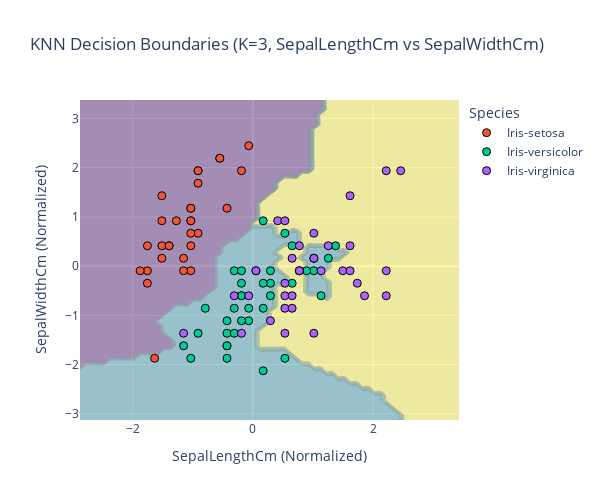
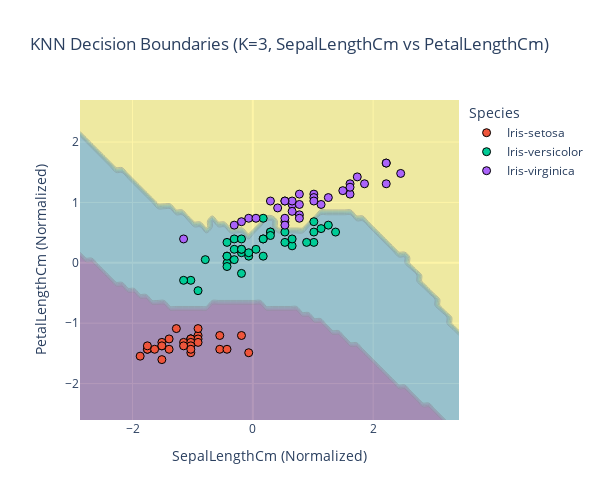
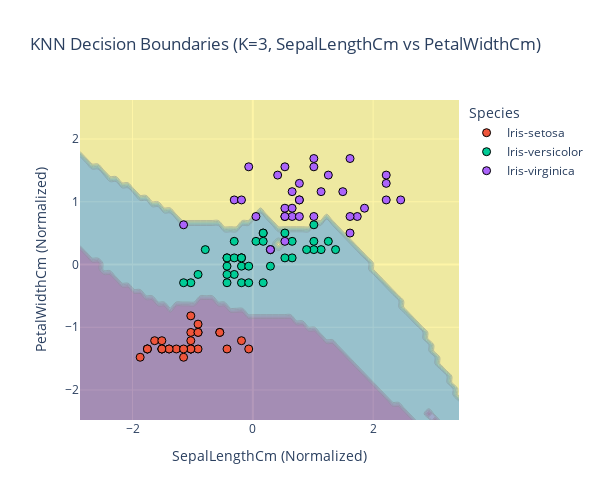
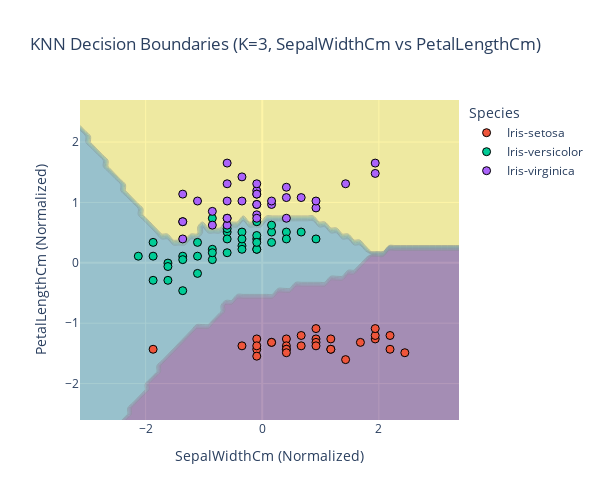

Notebook code cell kept with these figures, in order:
### Code cell
import pandas as pd
import numpy as np
from sklearn.model_selection import train_test_split, cross_val_score
from sklearn.preprocessing import StandardScaler
from sklearn.neighbors import KNeighborsClassifier
from sklearn.metrics import accuracy_score, precision_score, recall_score, f1_score, confusion_matrix
import plotly.express as px
import plotly.graph_objects as go
from itertools import combinations
import warnings

# Suppress warnings for cleaner output
warnings.filterwarnings('ignore')

# Loading and cleaning the Iris dataset
def load_and_clean_data():
    try:
        data = pd.read_csv('Iris.csv')
        
        # Dropping 'Id' column
        data = data.drop('Id', axis=1)
        
        # Handling missing or invalid values
        data = data.dropna()
        data = data[data['Species'].isin(['Iris-setosa', 'Iris-versicolor', 'Iris-virginica'])]
        
        # Checking for outliers using IQR
        for col in ['SepalLengthCm', 'SepalWidthCm', 'PetalLengthCm', 'PetalWidthCm']:
            Q1 = data[col].quantile(0.25)
            Q3 = data[col].quantile(0.75)
            IQR = Q3 - Q1
            data = data[~((data[col] < (Q1 - 1.5 * IQR)) | (data[col] > (Q3 + 1.5 * IQR)))]
        
        X = data[['SepalLengthCm', 'SepalWidthCm', 'PetalLengthCm', 'PetalWidthCm']].values
        y = data['Species'].values
        return X, y, data
    except Exception as e:
        print(f"Error loading data: {e}")
        return None, None, None

# Normalizing features
def normalize_features(X):
    scaler = StandardScaler()
    X_normalized = scaler.fit_transform(X)
    return X_normalized, scaler

# Training and evaluating KNN models
def train_and_evaluate_knn(X, y, k_values=[1, 3, 5, 7, 9, 11, 15]):
    X_train, X_test, y_train, y_test = train_test_split(X, y, test_size=0.3, random_state=42)
    results = {}
    
    for k in k_values:
        knn = KNeighborsClassifier(n_neighbors=k)
        knn.fit(X_train, y_train)
        y_pred = knn.predict(X_test)
        
        # Calculating metrics
        accuracy = accuracy_score(y_test, y_pred)
        precision = precision_score(y_test, y_pred, average='weighted')
        recall = recall_score(y_test, y_pred, average='weighted')
        f1 = f1_score(y_test, y_pred, average='weighted')
        cm = confusion_matrix(y_test, y_pred, labels=['Iris-setosa', 'Iris-versicolor', 'Iris-virginica'])
        
        # Cross-validation
        cv_scores = cross_val_score(knn, X, y, cv=5, scoring='accuracy')
        
        results[k] = {
            'accuracy': accuracy,
            'precision': precision,
            'recall': recall,
            'f1': f1,
            'confusion_matrix': cm,
            'cv_mean': cv_scores.mean(),
            'cv_std': cv_scores.std()
        }
        
        # Printing results
        print(f'\nK={k} Results:')
        print(f'Accuracy: {accuracy:.4f}')
        print(f'Precision: {precision:.4f}')
        print(f'Recall: {recall:.4f}')
        print(f'F1-Score: {f1:.4f}')
        print(f'5-Fold CV Accuracy: {cv_scores.mean():.4f} (±{cv_scores.std():.4f})')
        print('Confusion Matrix:')
        print(cm)
    
    return results, X_train, X_test, y_train, y_test

# Visualizing decision boundaries for all pairs of features
def plot_decision_boundaries(X, y, data, k_values=[3, 5, 7, 9]):
    features = ['SepalLengthCm', 'SepalWidthCm', 'PetalLengthCm', 'PetalWidthCm']
    feature_pairs = list(combinations(range(4), 2))
    species = ['Iris-setosa', 'Iris-versicolor', 'Iris-virginica']
    
    for k in k_values:
        for i, j in feature_pairs:
            X_2d = X[:, [i, j]]
            X_train, X_test, y_train, y_test = train_test_split(X_2d, y, test_size=0.3, random_state=42)
            
            # Creating mesh grid
            x_min, x_max = X_2d[:, 0].min() - 1, X_2d[:, 0].max() + 1
            y_min, y_max = X_2d[:, 1].min() - 1, X_2d[:, 1].max() + 1
            xx, yy = np.meshgrid(np.arange(x_min, x_max, 0.1), np.arange(y_min, y_max, 0.1))
            
            # Training KNN
            knn = KNeighborsClassifier(n_neighbors=k)
            knn.fit(X_train, y_train)
            
            # Predicting on mesh grid
            Z = knn.predict(np.c_[xx.ravel(), yy.ravel()])
            Z = np.array([species.index(z) for z in Z]).reshape(xx.shape)
            
            # Creating Plotly contour plot
            fig = go.Figure()
            fig.add_trace(go.Contour(
                x=xx[0], y=yy[:, 0], z=Z,
                colorscale='Viridis',
                opacity=0.4,
                showscale=False
            ))
            
            # Adding scatter points
            for idx, species_name in enumerate(species):
                mask = y_train == species_name
                fig.add_trace(go.Scatter(
                    x=X_train[mask, 0], y=X_train[mask, 1],
                    mode='markers',
                    marker=dict(size=8, line=dict(width=1, color='black')),
                    name=species_name
                ))
            
            fig.update_layout(
                title=f'KNN Decision Boundaries (K={k}, {features[i]} vs {features[j]})',
                xaxis_title=features[i] + ' (Normalized)',
                yaxis_title=features[j] + ' (Normalized)',
                legend_title='Species',
                width=600, height=500
            )
            fig.show()

# Main execution
def main():
    # Loading and cleaning data
    X, y, data = load_and_clean_data()
    if X is None:
        return
    
    # Normalizing features
    X_normalized, scaler = normalize_features(X)
    
    # Training and evaluating models
    results, X_train, X_test, y_train, y_test = train_and_evaluate_knn(X_normalized, y)
    
    # Visualizing decision boundaries for all feature pairs
    plot_decision_boundaries(X_normalized, y, data)
    
    # Finding best K
    best_k = max(results, key=lambda k: results[k]['accuracy'])
    print(f'\nBest K based on test accuracy: {best_k} (Accuracy: {results[best_k]["accuracy"]:.4f})')

if __name__ == '__main__':
    main()

### Figure 1 — Plotly figure (JSON) as saved in the notebook; plotly's stock layout.template omitted (floating-point values rounded to 4 significant figures; data arrays with more than 128 entries replaced by an {"elided": "..."} marker saying what was removed)
{"data": [{"colorscale": [[0, "#440154"], [0.1111, "#482878"], [0.2222, "#3e4989"], [0.3333, "#31688e"], [0.4444, "#26828e"], [0.5556, "#1f9e89"], [0.6667, "#35b779"], [0.7778, "#6ece58"], [0.8889, "#b5de2b"], [1, "#fde725"]], "opacity": 0.4, "showscale": false, "type": "contour", "x": [-2.873, -2.773, -2.673, -2.573, -2.473, -2.373, -2.273, -2.173, -2.073, -1.973, -1.873, -1.773, -1.673, -1.573, -1.473, -1.373, -1.273, -1.173, -1.073, -0.9729, -0.8729, -0.7729, -0.6729, -0.5729, -0.4729, -0.3729, -0.2729, -0.1729, -0.07294, 0.02706, 0.1271, 0.2271, 0.3271, 0.4271, 0.5271, 0.6271, 0.7271, 0.8271, 0.9271, 1.027, 1.127, 1.227, 1.327, 1.427, 1.527, 1.627, 1.727, 1.827, 1.927, 2.027, 2.127, 2.227, 2.327, 2.427, 2.527, 2.627, 2.727, 2.827, 2.927, 3.027, 3.127, 3.227, 3.327, 3.427], "y": [-3.125, -3.025, -2.925, -2.825, -2.725, -2.625, -2.525, -2.425, -2.325, -2.225, -2.125, -2.025, -1.925, -1.825, -1.725, -1.625, -1.525, -1.425, -1.325, -1.225, -1.125, -1.025, -0.9255, -0.8255, -0.7255, -0.6255, -0.5255, -0.4255, -0.3255, -0.2255, -0.1255, -0.02546, 0.07454, 0.1745, 0.2745, 0.3745, 0.4745, 0.5745, 0.6745, 0.7745, 0.8745, 0.9745, 1.075, 1.175, 1.275, 1.375, 1.475, 1.575, 1.675, 1.775, 1.875, 1.975, 2.075, 2.175, 2.275, 2.375, 2.475, 2.575, 2.675, 2.775, 2.875, 2.975, 3.075, 3.175, 3.275, 3.375], "z": {"elided": "66x64 int values"}}, {"marker": {"line": {"color": "black", "width": 1}, "size": 8}, "mode": "markers", "name": "Iris-setosa", "type": "scatter", "x": [-1.392, -1.031, -1.031, -1.031, -1.271, -1.512, -0.5496, -1.753, -0.9105, -0.4293, -0.5496, -1.753, -1.151, -1.031, -0.9105, -1.753, -1.873, -1.512, -0.1887, -1.632, -1.512, -1.392, -1.031, -0.9105, -1.512, -1.031, -1.031, -1.151, -0.9105, -0.06839], "y": [0.414, 1.176, -0.09392, 0.9218, 0.9218, 0.414, 2.192, 0.414, 0.6679, 1.176, 2.192, -0.09392, 0.16, 0.9218, 1.938, -0.3479, -0.09392, 0.16, 1.938, -1.872, 0.9218, 0.414, 0.6679, 1.938, 1.43, 0.414, 1.176, -0.09392, 1.684, 2.446]}, {"marker": {"line": {"color": "black", "width": 1}, "size": 8}, "mode": "markers", "name": "Iris-versicolor", "type": "scatter", "x": [0.1722, 0.2925, -0.7902, -0.4293, -0.309, 1.014, 1.375, -0.4293, -0.1887, -0.309, 1.014, -0.4293, 0.5331, -0.9105, 1.255, -0.4293, 0.6534, 0.5331, -1.031, 1.135, -1.151, -0.4293, 1.014, 0.1722, -0.1887, 0.1722, -0.309, 0.6534, -0.06839, 0.05191, -0.1887, 0.2925, -0.06839, -0.1887, 0.2925, 0.1722, 0.894, -0.1887], "y": [0.9218, -0.6018, -0.8558, -1.364, -1.364, 0.16, 0.414, -1.11, -0.6018, -0.09392, -0.09392, -1.618, 0.6679, -1.364, 0.16, -1.618, -0.3479, -1.872, -1.872, -0.6018, -1.618, -1.872, 0.16, -0.8558, -0.09392, -2.125, -0.8558, 0.414, -1.11, -0.09392, -1.11, -0.3479, -0.8558, -0.6018, -0.09392, -0.3479, -0.09392, -0.3479]}, {"marker": {"line": {"color": "black", "width": 1}, "size": 8}, "mode": "markers", "name": "Iris-virginica", "type": "scatter", "x": [-0.309, 0.6534, 1.014, 1.496, -0.06839, 2.217, 0.5331, 0.5331, 0.5331, 0.4128, 2.458, 2.217, 0.7737, 2.217, 0.6534, 1.616, 0.7737, 1.856, 1.135, -0.1887, 0.7737, 1.616, 0.6534, 1.014, 0.5331, 1.014, 0.2925, 1.736, 0.5331, 1.255, 1.616, 0.05191, 0.7737, -1.151], "y": [-0.6018, 0.16, -1.364, -0.09392, -0.6018, 1.938, -1.364, -0.6018, -0.8558, 0.9218, 1.938, -0.09392, -0.09392, -0.6018, -0.6018, 1.43, -0.09392, -0.6018, -0.09392, -1.364, -0.09392, -0.09392, -0.8558, 0.6679, 0.9218, 0.16, -1.11, -0.3479, -0.3479, 0.414, 0.414, -0.09392, 0.414, -1.364]}], "layout": {"height": 500, "legend": {"title": {"text": "Species"}}, "title": {"text": "KNN Decision Boundaries (K=3, SepalLengthCm vs SepalWidthCm)"}, "width": 600, "xaxis": {"title": {"text": "SepalLengthCm (Normalized)"}}, "yaxis": {"title": {"text": "SepalWidthCm (Normalized)"}}}}

### Figure 2 — Plotly figure (JSON) as saved in the notebook; plotly's stock layout.template omitted (floating-point values rounded to 4 significant figures; data arrays with more than 128 entries replaced by an {"elided": "..."} marker saying what was removed)
{"data": [{"colorscale": [[0, "#440154"], [0.1111, "#482878"], [0.2222, "#3e4989"], [0.3333, "#31688e"], [0.4444, "#26828e"], [0.5556, "#1f9e89"], [0.6667, "#35b779"], [0.7778, "#6ece58"], [0.8889, "#b5de2b"], [1, "#fde725"]], "opacity": 0.4, "showscale": false, "type": "contour", "x": [-2.873, -2.773, -2.673, -2.573, -2.473, -2.373, -2.273, -2.173, -2.073, -1.973, -1.873, -1.773, -1.673, -1.573, -1.473, -1.373, -1.273, -1.173, -1.073, -0.9729, -0.8729, -0.7729, -0.6729, -0.5729, -0.4729, -0.3729, -0.2729, -0.1729, -0.07294, 0.02706, 0.1271, 0.2271, 0.3271, 0.4271, 0.5271, 0.6271, 0.7271, 0.8271, 0.9271, 1.027, 1.127, 1.227, 1.327, 1.427, 1.527, 1.627, 1.727, 1.827, 1.927, 2.027, 2.127, 2.227, 2.327, 2.427, 2.527, 2.627, 2.727, 2.827, 2.927, 3.027, 3.127, 3.227, 3.327, 3.427], "y": [-2.603, -2.503, -2.403, -2.303, -2.203, -2.103, -2.003, -1.903, -1.803, -1.703, -1.603, -1.503, -1.403, -1.303, -1.203, -1.103, -1.003, -0.9033, -0.8033, -0.7033, -0.6033, -0.5033, -0.4033, -0.3033, -0.2033, -0.1033, -0.003307, 0.09669, 0.1967, 0.2967, 0.3967, 0.4967, 0.5967, 0.6967, 0.7967, 0.8967, 0.9967, 1.097, 1.197, 1.297, 1.397, 1.497, 1.597, 1.697, 1.797, 1.897, 1.997, 2.097, 2.197, 2.297, 2.397, 2.497, 2.597, 2.697], "z": {"elided": "54x64 int values"}}, {"marker": {"line": {"color": "black", "width": 1}, "size": 8}, "mode": "markers", "name": "Iris-setosa", "type": "scatter", "x": [-1.392, -1.031, -1.031, -1.031, -1.271, -1.512, -0.5496, -1.753, -0.9105, -0.4293, -0.5496, -1.753, -1.151, -1.031, -0.9105, -1.753, -1.873, -1.512, -0.1887, -1.632, -1.512, -1.392, -1.031, -0.9105, -1.512, -1.031, -1.031, -1.151, -0.9105, -0.06839], "y": [-1.261, -1.261, -1.261, -1.261, -1.089, -1.375, -1.432, -1.432, -1.204, -1.432, -1.204, -1.432, -1.318, -1.318, -1.261, -1.375, -1.546, -1.318, -1.204, -1.432, -1.375, -1.432, -1.375, -1.089, -1.603, -1.489, -1.432, -1.375, -1.318, -1.489]}, {"marker": {"line": {"color": "black", "width": 1}, "size": 8}, "mode": "markers", "name": "Iris-versicolor", "type": "scatter", "x": [0.1722, 0.2925, -0.7902, -0.4293, -0.309, 1.014, 1.375, -0.4293, -0.1887, -0.309, 1.014, -0.4293, 0.5331, -0.9105, 1.255, -0.4293, 0.6534, 0.5331, -1.031, 1.135, -1.151, -0.4293, 1.014, 0.1722, -0.1887, 0.1722, -0.309, 0.6534, -0.06839, 0.05191, -0.1887, 0.2925, -0.06839, -0.1887, 0.2925, 0.1722, 0.894, -0.1887], "y": [0.3954, 0.5097, 0.0528, 0.1099, 0.0528, 0.5097, 0.5097, 0.3383, 0.167, 0.3954, 0.681, -0.004303, 0.5097, -0.4612, 0.6239, -0.06141, 0.2812, 0.3383, -0.2898, 0.5668, -0.2898, 0.1099, 0.3383, 0.7381, 0.2241, 0.1099, 0.2241, 0.3954, 0.1099, 0.2241, -0.1756, 0.5097, 0.167, 0.3954, 0.4526, 0.3954, 0.3383, 0.2241]}, {"marker": {"line": {"color": "black", "width": 1}, "size": 8}, "mode": "markers", "name": "Iris-virginica", "type": "scatter", "x": [-0.309, 0.6534, 1.014, 1.496, -0.06839, 2.217, 0.5331, 0.5331, 0.5331, 0.4128, 2.458, 2.217, 0.7737, 2.217, 0.6534, 1.616, 0.7737, 1.856, 1.135, -0.1887, 0.7737, 1.616, 0.6534, 1.014, 0.5331, 1.014, 0.2925, 1.736, 0.5331, 1.255, 1.616, 0.05191, 0.7737, -1.151], "y": [0.6239, 0.9665, 1.138, 1.195, 0.7381, 1.652, 0.681, 0.7381, 0.6239, 0.9094, 1.48, 1.309, 0.9665, 1.652, 1.024, 1.309, 1.138, 1.309, 0.9665, 0.681, 0.7952, 1.138, 0.8523, 1.081, 1.024, 1.024, 1.024, 1.423, 1.024, 1.081, 1.252, 0.7381, 0.7381, 0.3954]}], "layout": {"height": 500, "legend": {"title": {"text": "Species"}}, "title": {"text": "KNN Decision Boundaries (K=3, SepalLengthCm vs PetalLengthCm)"}, "width": 600, "xaxis": {"title": {"text": "SepalLengthCm (Normalized)"}}, "yaxis": {"title": {"text": "PetalLengthCm (Normalized)"}}}}

### Figure 3 — Plotly figure (JSON) as saved in the notebook; plotly's stock layout.template omitted (floating-point values rounded to 4 significant figures; data arrays with more than 128 entries replaced by an {"elided": "..."} marker saying what was removed)
{"data": [{"colorscale": [[0, "#440154"], [0.1111, "#482878"], [0.2222, "#3e4989"], [0.3333, "#31688e"], [0.4444, "#26828e"], [0.5556, "#1f9e89"], [0.6667, "#35b779"], [0.7778, "#6ece58"], [0.8889, "#b5de2b"], [1, "#fde725"]], "opacity": 0.4, "showscale": false, "type": "contour", "x": [-2.873, -2.773, -2.673, -2.573, -2.473, -2.373, -2.273, -2.173, -2.073, -1.973, -1.873, -1.773, -1.673, -1.573, -1.473, -1.373, -1.273, -1.173, -1.073, -0.9729, -0.8729, -0.7729, -0.6729, -0.5729, -0.4729, -0.3729, -0.2729, -0.1729, -0.07294, 0.02706, 0.1271, 0.2271, 0.3271, 0.4271, 0.5271, 0.6271, 0.7271, 0.8271, 0.9271, 1.027, 1.127, 1.227, 1.327, 1.427, 1.527, 1.627, 1.727, 1.827, 1.927, 2.027, 2.127, 2.227, 2.327, 2.427, 2.527, 2.627, 2.727, 2.827, 2.927, 3.027, 3.127, 3.227, 3.327, 3.427], "y": [-2.478, -2.378, -2.278, -2.178, -2.078, -1.978, -1.878, -1.778, -1.678, -1.578, -1.478, -1.378, -1.278, -1.178, -1.078, -0.9779, -0.8779, -0.7779, -0.6779, -0.5779, -0.4779, -0.3779, -0.2779, -0.1779, -0.07787, 0.02213, 0.1221, 0.2221, 0.3221, 0.4221, 0.5221, 0.6221, 0.7221, 0.8221, 0.9221, 1.022, 1.122, 1.222, 1.322, 1.422, 1.522, 1.622, 1.722, 1.822, 1.922, 2.022, 2.122, 2.222, 2.322, 2.422, 2.522, 2.622], "z": {"elided": "52x64 int values"}}, {"marker": {"line": {"color": "black", "width": 1}, "size": 8}, "mode": "markers", "name": "Iris-setosa", "type": "scatter", "x": [-1.392, -1.031, -1.031, -1.031, -1.271, -1.512, -0.5496, -1.753, -0.9105, -0.4293, -0.5496, -1.753, -1.151, -1.031, -0.9105, -1.753, -1.873, -1.512, -0.1887, -1.632, -1.512, -1.392, -1.031, -0.9105, -1.512, -1.031, -1.031, -1.151, -0.9105, -0.06839], "y": [-1.346, -0.818, -1.346, -1.082, -1.346, -1.346, -1.082, -1.346, -0.95, -1.346, -1.082, -1.346, -1.478, -1.346, -1.346, -1.346, -1.478, -1.346, -1.214, -1.214, -1.214, -1.346, -1.346, -1.082, -1.346, -1.346, -1.214, -1.346, -1.082, -1.346]}, {"marker": {"line": {"color": "black", "width": 1}, "size": 8}, "mode": "markers", "name": "Iris-versicolor", "type": "scatter", "x": [0.1722, 0.2925, -0.7902, -0.4293, -0.309, 1.014, 1.375, -0.4293, -0.1887, -0.309, 1.014, -0.4293, 0.5331, -0.9105, 1.255, -0.4293, 0.6534, 0.5331, -1.031, 1.135, -1.151, -0.4293, 1.014, 0.1722, -0.1887, 0.1722, -0.309, 0.6534, -0.06839, 0.05191, -0.1887, 0.2925, -0.06839, -0.1887, 0.2925, 0.1722, 0.894, -0.1887], "y": [0.5017, -0.02621, 0.2377, 0.1058, -0.1582, 0.3697, 0.2377, -0.02621, 0.1058, 0.3697, 0.6336, -0.1582, 0.5017, -0.1582, 0.3697, -0.2902, 0.1058, 0.1058, -0.2902, 0.2377, -0.2902, 0.1058, 0.2377, 0.5017, -0.02621, -0.2902, 0.1058, 0.3697, -0.02621, 0.3697, -0.2902, 0.2377, -0.2902, 0.1058, 0.2377, 0.3697, 0.2377, 0.1058]}, {"marker": {"line": {"color": "black", "width": 1}, "size": 8}, "mode": "markers", "name": "Iris-virginica", "type": "scatter", "x": [-0.309, 0.6534, 1.014, 1.496, -0.06839, 2.217, 0.5331, 0.5331, 0.5331, 0.4128, 2.458, 2.217, 0.7737, 2.217, 0.6534, 1.616, 0.7737, 1.856, 1.135, -0.1887, 0.7737, 1.616, 0.6534, 1.014, 0.5331, 1.014, 0.2925, 1.736, 0.5331, 1.255, 1.616, 0.05191, 0.7737, -1.151], "y": [1.03, 0.7656, 0.7656, 1.162, 1.557, 1.293, 0.8976, 0.3697, 0.7656, 1.425, 1.03, 1.425, 0.7656, 1.03, 1.162, 1.689, 1.293, 0.8976, 1.162, 1.03, 1.03, 0.5017, 0.8976, 1.689, 1.557, 1.557, 0.2377, 0.7656, 0.7656, 1.425, 0.7656, 0.7656, 1.03, 0.6336]}], "layout": {"height": 500, "legend": {"title": {"text": "Species"}}, "title": {"text": "KNN Decision Boundaries (K=3, SepalLengthCm vs PetalWidthCm)"}, "width": 600, "xaxis": {"title": {"text": "SepalLengthCm (Normalized)"}}, "yaxis": {"title": {"text": "PetalWidthCm (Normalized)"}}}}

### Figure 4 — Plotly figure (JSON) as saved in the notebook; plotly's stock layout.template omitted (floating-point values rounded to 4 significant figures; data arrays with more than 128 entries replaced by an {"elided": "..."} marker saying what was removed)
{"data": [{"colorscale": [[0, "#440154"], [0.1111, "#482878"], [0.2222, "#3e4989"], [0.3333, "#31688e"], [0.4444, "#26828e"], [0.5556, "#1f9e89"], [0.6667, "#35b779"], [0.7778, "#6ece58"], [0.8889, "#b5de2b"], [1, "#fde725"]], "opacity": 0.4, "showscale": false, "type": "contour", "x": [-3.125, -3.025, -2.925, -2.825, -2.725, -2.625, -2.525, -2.425, -2.325, -2.225, -2.125, -2.025, -1.925, -1.825, -1.725, -1.625, -1.525, -1.425, -1.325, -1.225, -1.125, -1.025, -0.9255, -0.8255, -0.7255, -0.6255, -0.5255, -0.4255, -0.3255, -0.2255, -0.1255, -0.02546, 0.07454, 0.1745, 0.2745, 0.3745, 0.4745, 0.5745, 0.6745, 0.7745, 0.8745, 0.9745, 1.075, 1.175, 1.275, 1.375, 1.475, 1.575, 1.675, 1.775, 1.875, 1.975, 2.075, 2.175, 2.275, 2.375, 2.475, 2.575, 2.675, 2.775, 2.875, 2.975, 3.075, 3.175, 3.275, 3.375], "y": [-2.603, -2.503, -2.403, -2.303, -2.203, -2.103, -2.003, -1.903, -1.803, -1.703, -1.603, -1.503, -1.403, -1.303, -1.203, -1.103, -1.003, -0.9033, -0.8033, -0.7033, -0.6033, -0.5033, -0.4033, -0.3033, -0.2033, -0.1033, -0.003307, 0.09669, 0.1967, 0.2967, 0.3967, 0.4967, 0.5967, 0.6967, 0.7967, 0.8967, 0.9967, 1.097, 1.197, 1.297, 1.397, 1.497, 1.597, 1.697, 1.797, 1.897, 1.997, 2.097, 2.197, 2.297, 2.397, 2.497, 2.597, 2.697], "z": {"elided": "54x66 int values"}}, {"marker": {"line": {"color": "black", "width": 1}, "size": 8}, "mode": "markers", "name": "Iris-setosa", "type": "scatter", "x": [0.414, 1.176, -0.09392, 0.9218, 0.9218, 0.414, 2.192, 0.414, 0.6679, 1.176, 2.192, -0.09392, 0.16, 0.9218, 1.938, -0.3479, -0.09392, 0.16, 1.938, -1.872, 0.9218, 0.414, 0.6679, 1.938, 1.43, 0.414, 1.176, -0.09392, 1.684, 2.446], "y": [-1.261, -1.261, -1.261, -1.261, -1.089, -1.375, -1.432, -1.432, -1.204, -1.432, -1.204, -1.432, -1.318, -1.318, -1.261, -1.375, -1.546, -1.318, -1.204, -1.432, -1.375, -1.432, -1.375, -1.089, -1.603, -1.489, -1.432, -1.375, -1.318, -1.489]}, {"marker": {"line": {"color": "black", "width": 1}, "size": 8}, "mode": "markers", "name": "Iris-versicolor", "type": "scatter", "x": [0.9218, -0.6018, -0.8558, -1.364, -1.364, 0.16, 0.414, -1.11, -0.6018, -0.09392, -0.09392, -1.618, 0.6679, -1.364, 0.16, -1.618, -0.3479, -1.872, -1.872, -0.6018, -1.618, -1.872, 0.16, -0.8558, -0.09392, -2.125, -0.8558, 0.414, -1.11, -0.09392, -1.11, -0.3479, -0.8558, -0.6018, -0.09392, -0.3479, -0.09392, -0.3479], "y": [0.3954, 0.5097, 0.0528, 0.1099, 0.0528, 0.5097, 0.5097, 0.3383, 0.167, 0.3954, 0.681, -0.004303, 0.5097, -0.4612, 0.6239, -0.06141, 0.2812, 0.3383, -0.2898, 0.5668, -0.2898, 0.1099, 0.3383, 0.7381, 0.2241, 0.1099, 0.2241, 0.3954, 0.1099, 0.2241, -0.1756, 0.5097, 0.167, 0.3954, 0.4526, 0.3954, 0.3383, 0.2241]}, {"marker": {"line": {"color": "black", "width": 1}, "size": 8}, "mode": "markers", "name": "Iris-virginica", "type": "scatter", "x": [-0.6018, 0.16, -1.364, -0.09392, -0.6018, 1.938, -1.364, -0.6018, -0.8558, 0.9218, 1.938, -0.09392, -0.09392, -0.6018, -0.6018, 1.43, -0.09392, -0.6018, -0.09392, -1.364, -0.09392, -0.09392, -0.8558, 0.6679, 0.9218, 0.16, -1.11, -0.3479, -0.3479, 0.414, 0.414, -0.09392, 0.414, -1.364], "y": [0.6239, 0.9665, 1.138, 1.195, 0.7381, 1.652, 0.681, 0.7381, 0.6239, 0.9094, 1.48, 1.309, 0.9665, 1.652, 1.024, 1.309, 1.138, 1.309, 0.9665, 0.681, 0.7952, 1.138, 0.8523, 1.081, 1.024, 1.024, 1.024, 1.423, 1.024, 1.081, 1.252, 0.7381, 0.7381, 0.3954]}], "layout": {"height": 500, "legend": {"title": {"text": "Species"}}, "title": {"text": "KNN Decision Boundaries (K=3, SepalWidthCm vs PetalLengthCm)"}, "width": 600, "xaxis": {"title": {"text": "SepalWidthCm (Normalized)"}}, "yaxis": {"title": {"text": "PetalLengthCm (Normalized)"}}}}
